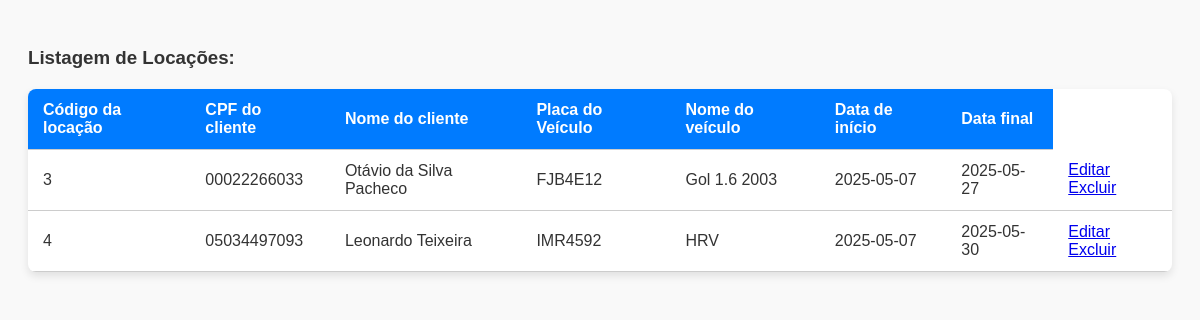
/listarLocacao.php, run on the app's committed database.
### tables this page shows
CREATE TABLE `tblocacao` (
  `locacao_codigo` int(11) NOT NULL,
  `locacao_veiculo` varchar(7) DEFAULT NULL,
  `locacao_cliente` char(11) DEFAULT NULL,
  `locacao_data_inicio` date DEFAULT NULL,
  `locacao_data_fim` date DEFAULT NULL
);

CREATE TABLE `tbcliente` (
  `cliente_cpf` char(11) NOT NULL,
  `cliente_nome` varchar(100) DEFAULT NULL,
  `cliente_endereco` varchar(100) DEFAULT NULL
);

CREATE TABLE `tbveiculo` (
  `veiculo_placa` varchar(7) NOT NULL,
  `veiculo_marca` int(11) DEFAULT NULL,
  `veiculo_descricao` varchar(100) NOT NULL,
  `veiculo_status` enum('disponível','locado') DEFAULT 'disponível'
);

### classLocacao.php (the view, shortened to what this page needs)
<?php
class Locacao
{
    private $conexao;
    public function __construct ($cliente, $veiculo, $inicio, $fim, $conexao)
    {
        $this->conexao = $conexao;
        }
    public function listarLocacao(){
    $sql = "SELECT tblocacao.locacao_codigo, tblocacao.locacao_veiculo, tblocacao.locacao_cliente, tblocacao.locacao_data_inicio, tblocacao.locacao_data_fim, tbveiculo.veiculo_descricao, tbcliente.cliente_nome
            FROM tblocacao
            JOIN tbveiculo ON tblocacao.locacao_veiculo = tbveiculo.veiculo_placa
            JOIN tbcliente ON tblocacao.locacao_cliente = tbcliente.cliente_cpf";
        $resultado = $this->conexao->query($sql);
        if ($resultado->num_rows > 0) {
            echo "<h3> Listagem de Locações:</h3><table>";
            echo "<th> Código da locação</th> <th>CPF do cliente</th> <th>Nome do cliente</th> <th>Placa do Veículo</th> <th>Nome do veículo</th> <th>Data de início</th> <th>Data final</th>";
            foreach ($resultado as $row) {
                $codigo = $row['locacao_codigo'];
                $cpf = $row['locacao_cliente'];
                $cliente = $row['cliente_nome'];
                $placa = $row['locacao_veiculo'];
                $veiculo = $row['veiculo_descricao'];
                $inicio = $row['locacao_data_inicio'];
                $fim = $row['locacao_data_fim'];
                echo "<tr> <td> $codigo </td> <td> $cpf </td> <td> $cliente </td> <td> $placa </td> <td> $veiculo </td> <td> $inicio </td> <td> $fim </td> <td>
                        <a href='form_editarLocacao.php?codigo=$codigo' target='_parent'>Editar</a>
                        <a href='excluirLocacao.php?codigo=$codigo' onclick=\"return confirm('Deseja excluir esta locação?')\" target='_parent'>Excluir</a>
                    </td> </tr>";
            }
            echo "</table>";
        } else {
            echo "Nenhuma locação encontrada!";
        }
}
}

### listarLocacao.php (shortened to what this page needs)
<!DOCTYPE html>
<html lang="pt-BR">
<head>
    <link rel="stylesheet" href="listar.css">
</head>
<body>
<?php
$conexao = new mysqli("localhost", "root", "", "bdautolocadora2025");
require_once 'classLocacao.php';
$cliente = "";
$veiculo = "";
$inicio = "";
$fim = "";
$locacao = new Locacao($cliente, $veiculo, $inicio, $fim, $conexao);
$locacao ->listarLocacao();
?>

### listar.css (style rules this page uses)
body { font-family: Arial, sans-serif; padding: 20px; background-color: #f9f9f9; color: #333; }
table { width: 100%; border-collapse: collapse; margin-top: 20px; box-shadow: 0 4px 8px rgba(0,0,0,0.1); background-color: white; border-radius: 8px; overflow: hidden; }
th, td { padding: 12px 15px; text-align: left; border-bottom: 1px solid #ccc; }
th { background-color: #007BFF; color: white; }

### data on the page
tblocacao: locacao_codigo "3", locacao_cliente "00022266033", locacao_cliente.cliente_nome "Otávio da Silva Pacheco", locacao_veiculo "FJB4E12", locacao_veiculo.veiculo_descricao "Gol 1.6 2003", locacao_data_inicio "2025-05-07", locacao_data_fim "2025-05-27"
tblocacao: locacao_codigo "4", locacao_cliente "05034497093", locacao_cliente.cliente_nome "Leonardo Teixeira", locacao_veiculo "IMR4592", locacao_veiculo.veiculo_descricao "HRV", locacao_data_inicio "2025-05-07", locacao_data_fim "2025-05-30"
